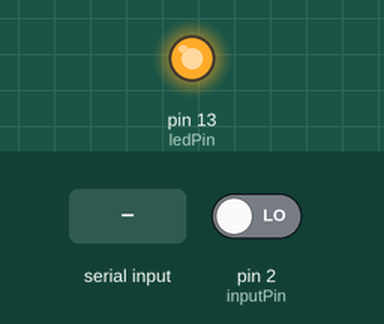
This sketch was run on a simulated Arduino Uno, built with avr-gcc and run on an emulated ATmega328P. Shown: output pins drawn as LEDs (lit = HIGH). The test bench sets the inputs (shaded band); at power-on: pin 2 (inputPin) LOW. Pins used as bus, display or sensor lines are not drawn; what the sketch prints to the serial monitor is not drawn.

Above: at 1.2 s.
1.3 s: "1\n" received over Serial
Timing chart, 0 to 4.3 s (numbered marks = the images above; inputs shaded):
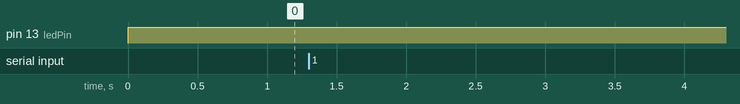

The sketch:

AS5043A.ino
```cpp
#define ANG_MASK     65472    // 0x1111111111000000: mask to obtain first 10 digits with position info
#define STATUS_MASK     63    // 0x0000000000111111; mask to obtain last 6 digits containing status info

const int ledPin   = 13;
const int clockPin = 12;
const int CSnPin   = 10;
const int inputPin = 2;

int inputstream = 0;

long int packeddata = 0;
long int angle = 0;
long int state = 0;

int angulo;
int status;


void setup(){

  Serial.begin(9600);
  pinMode(ledPin, OUTPUT);   // visual signal
  pinMode(clockPin, OUTPUT); // SCK
  pinMode(CSnPin, OUTPUT);   // CSn
  pinMode(inputPin, INPUT);  // SDA
}

long int printTime = 0 ;

void loop(){


  digitalWrite(CSnPin, HIGH);     // CSn high
  digitalWrite(clockPin, HIGH);   // CLK high
  delay(1);                       // wait for 1m seconds

  digitalWrite(ledPin, HIGH);     // signal start of transfer
  digitalWrite(CSnPin, LOW);      // CSn low: start of transfer
  delay(1);

  digitalWrite(clockPin, LOW);    // CLK goes low: start clocking
  delay(1);

  for (int x=0; x <16; x++){
    digitalWrite(clockPin, HIGH);
    delay(1);

    inputstream = digitalRead(inputPin);               // read one bit of data from pin
    packeddata = ( (packeddata << 1) + inputstream );  // left-shift summing variable, add pin value

    digitalWrite(clockPin, LOW);
    delay(1);
  }

  digitalWrite(ledPin, LOW);

  angle = (packeddata & ANG_MASK);
  angle = angle >> 6;
  state = packeddata & STATUS_MASK;

  angulo = int(angle);
  status = int(state);


  // RESET DATA TO RECALCULATE
  packeddata = 0;
  angle = 0;
}


// SEND THE ANGLE AWAYS THE SERIAL GET A '\n' CHAR
void serialEvent(){
  while(Serial.available()){
    char inChar = (char)Serial.read();
    if (inChar == '\n'){

      union{
        int intValues[2] = { angulo, status };
        byte byteValues[4];
      } p;

      for (int i = 0; i < 4 ; i ++)
        Serial.print((char)p.byteValues[i]);
      Serial.println();
    }
  }
}
```
